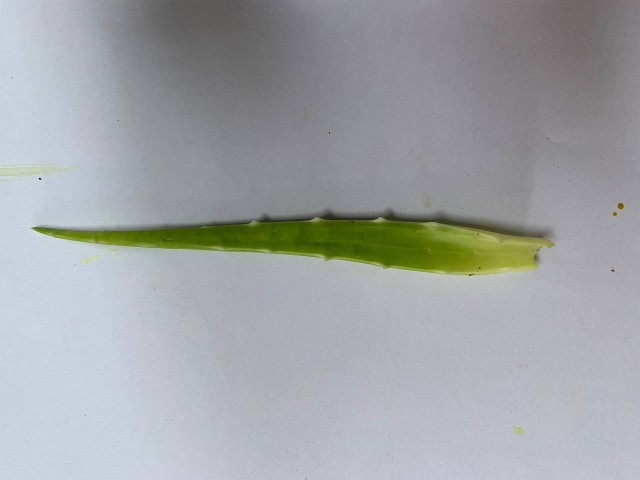
#> input picture Image Processing/Lidah/001.jpg, 1280 x 960 px (shown at 1/2 size)
$ jupyter execute image_processing.ipynb
#> lines starting #> are read from the running program, lines starting #| are printed output that depends on the picture; after the words box and inside, x2 and y2 are one past the last pixel; in counts of white or black regions, pixels touching at a corner belong together
[cell 1]
import cv2
import numpy as np

[cell 2]
# membaca image
image = cv2.imread("Lidah/001.jpg")
#> image is the input picture: shape (960, 1280, 3); mean B, G, R 165.4, 163.4, 160.7

[cell 3]
print(image)
#> (printed output is left out)

[cell 4]
# menampilkan image
cv2.imshow('001', image)
cv2.waitKey(0)
cv2.destroyAllWindows()

[cell 5]
# mengakses nilai di pixel x=100, y=20
(b, g, r) = image[20, 100]
#> b = 202; g = 190; r = 188
print("blue = ",b)
#| blue =  202
print("green = ",g)
#| green =  190
print("red = ",r)
#| red =  188

[cell 6]
# [7 lines of commented-out code are left out]

[cell 7]
# mengcopy image
cp_image = image.copy()
print(cp_image.shape)
#| (960, 1280, 3)

[cell 8]
# [6 lines of commented-out code are left out]

[cell 9]
# resize image
r = 400/image.shape[1]
#> r = 0.312
dim = (400,int(image.shape[0]*r))
#> dim = (400, 300)
im_resized = cv2.resize(image, dim)
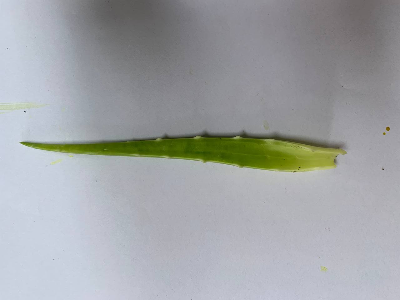
#> im_resized: shape (300, 400, 3); mean B, G, R 165.4, 163.4, 160.6

cv2.imshow('im_resized',im_resized)
cv2.waitKey(0)
cv2.destroyAllWindows()

[cell 10]
# detect edges
im_edges = cv2.Canny(im_resized, 100, 200)
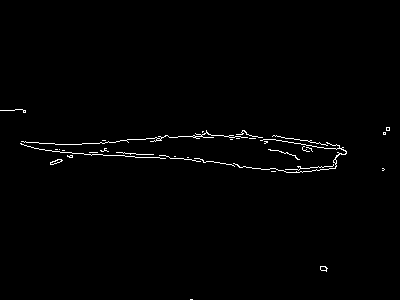
#> im_edges: shape (300, 400); 1% white in thin lines or dots, all inside (x1, y1, x2, y2) = (0, 109, 390, 300)

cv2.imshow('Original Image',im_resized)
cv2.imshow('Detected Edges',im_edges)
cv2.waitKey(0)
cv2.destroyAllWindows()

[cell 11]
# get all files in a folder
import cv2
import glob
import numpy as np

imdir = 'Lidah/'
ext = ['png', 'jpg']

files = []
[files.extend(glob.glob(imdir + '*.' + e)) for e in ext]

images = [cv2.imread(file) for file in files]
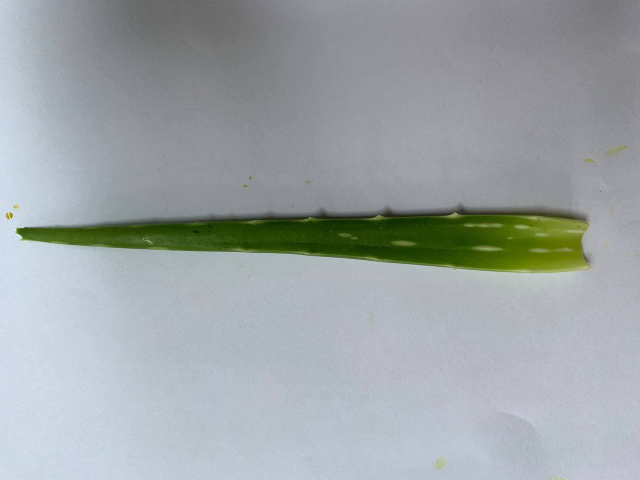
#> input picture Image Processing/Lidah/002.jpg, 1280 x 960 px (shown at 1/2 size)
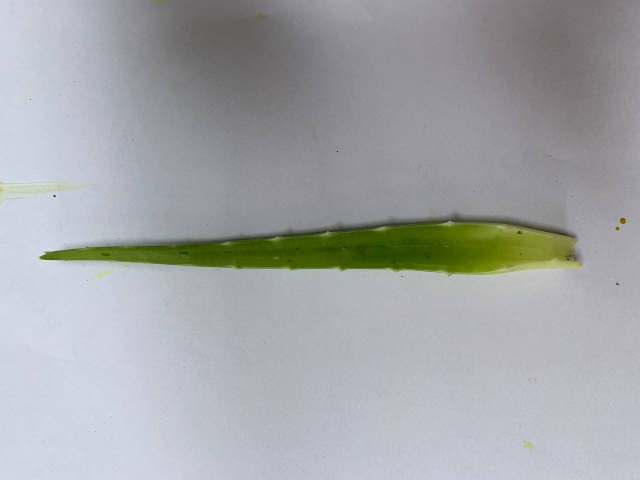
#> input picture Image Processing/Lidah/003.jpg, 1280 x 960 px (shown at 1/2 size)
#> images = 3 items

i = 1
for img in images:
    im_adjusted = cv2.addWeighted(img, 2.5, np.zeros(img.shape, img.dtype), 0, -100)
    im_name = "Lidah_contrast/" + str(i) + ".jpg"
    cv2.imwrite(im_name, im_adjusted)
    i+=1
#> this loop made 3 passes
#> im_name on passes 1 to 3: 'Lidah_contrast/1.jpg', 'Lidah_contrast/2.jpg', 'Lidah_contrast/3.jpg'
#> pass 1, `im_adjusted = cv2.addWeighted(img, 2.5, np.zeros(img.shape, img.dtype)..`:
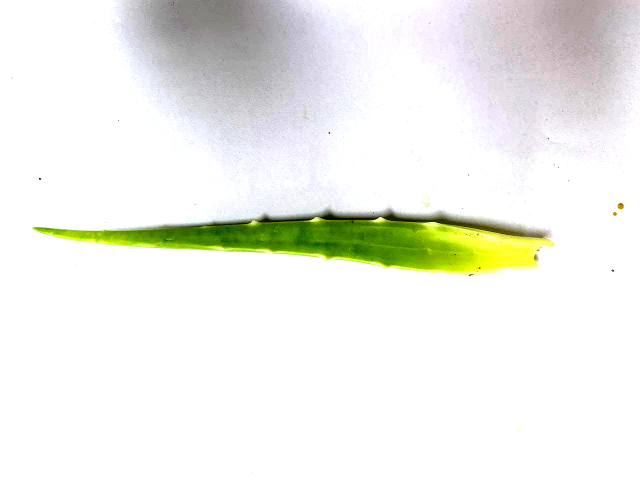
#> im_adjusted: shape (960, 1280, 3) (shown at 1/2 size); mean B, G, R 233.3, 239.9, 238.4
#> pass 2, `im_adjusted = cv2.addWeighted(img, 2.5, np.zeros(img.shape, img.dtype)..`:
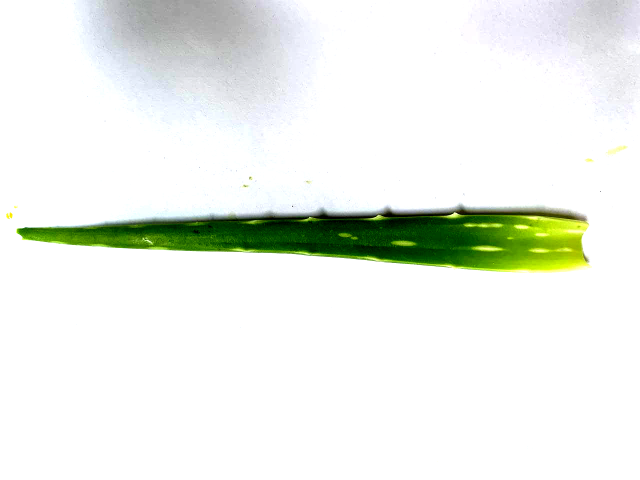
#> im_adjusted: shape (960, 1280, 3) (shown at 1/2 size); mean B, G, R 233, 239.6, 235.3
#> pass 3, `im_adjusted = cv2.addWeighted(img, 2.5, np.zeros(img.shape, img.dtype)..`:
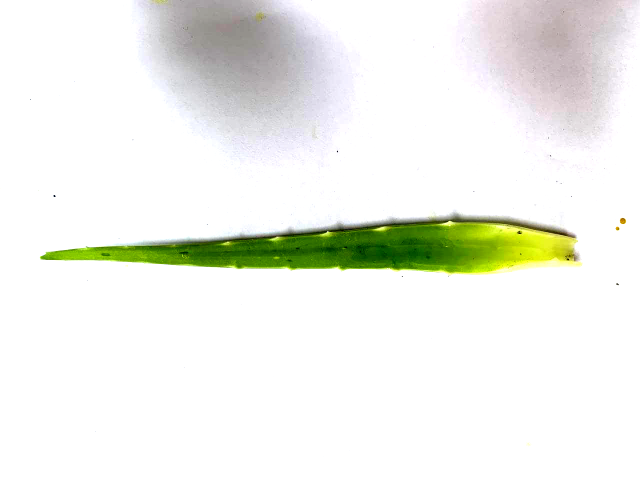
#> im_adjusted: shape (960, 1280, 3) (shown at 1/2 size); mean B, G, R 233.5, 240.5, 238.6
#> after the loop, i = 4
